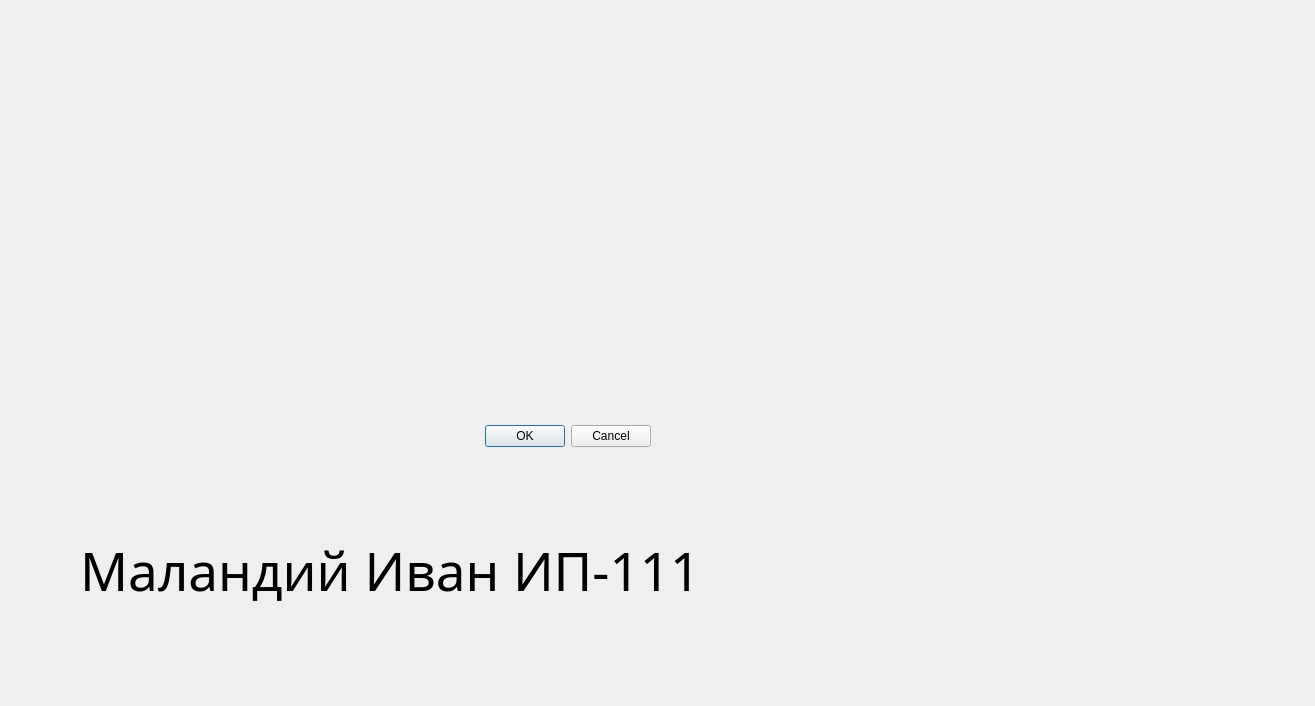
<?xml version="1.0" encoding="UTF-8"?>
<ui version="4.0">
 <class>Auth</class>
 <widget class="QDialog" name="Auth">
  <property name="geometry">
   <rect>
    <x>0</x>
    <y>0</y>
    <width>1315</width>
    <height>706</height>
   </rect>
  </property>
  <property name="windowTitle">
   <string>Информация об авторах</string>
  </property>
  <widget class="QDialogButtonBox" name="buttonBox">
   <property name="geometry">
    <rect>
     <x>310</x>
     <y>420</y>
     <width>341</width>
     <height>32</height>
    </rect>
   </property>
   <property name="orientation">
    <enum>Qt::Horizontal</enum>
   </property>
   <property name="standardButtons">
    <set>QDialogButtonBox::Cancel|QDialogButtonBox::Ok</set>
   </property>
  </widget>
  <widget class="QLabel" name="label">
   <property name="geometry">
    <rect>
     <x>40</x>
     <y>20</y>
     <width>441</width>
     <height>291</height>
    </rect>
   </property>
   <property name="text">
    <string/>
   </property>
   <property name="pixmap">
    <pixmap>1_1.bmp</pixmap>
   </property>
   <property name="scaledContents">
    <bool>true</bool>
   </property>
  </widget>
  <widget class="QLabel" name="label_2">
   <property name="geometry">
    <rect>
     <x>80</x>
     <y>490</y>
     <width>921</width>
     <height>161</height>
    </rect>
   </property>
   <property name="font">
    <font>
     <family>Nirmala UI Semilight</family>
     <pointsize>40</pointsize>
    </font>
   </property>
   <property name="text">
    <string>Маландий Иван ИП-111</string>
   </property>
   <property name="textFormat">
    <enum>Qt::RichText</enum>
   </property>
   <property name="scaledContents">
    <bool>false</bool>
   </property>
   <property name="wordWrap">
    <bool>false</bool>
   </property>
   <property name="buddy">
    <cstring></cstring>
   </property>
  </widget>
 </widget>
 <resources/>
 <connections>
  <connection>
   <sender>buttonBox</sender>
   <signal>accepted()</signal>
   <receiver>Auth</receiver>
   <slot>accept()</slot>
   <hints>
    <hint type="sourcelabel">
     <x>248</x>
     <y>254</y>
    </hint>
    <hint type="destinationlabel">
     <x>157</x>
     <y>274</y>
    </hint>
   </hints>
  </connection>
  <connection>
   <sender>buttonBox</sender>
   <signal>rejected()</signal>
   <receiver>Auth</receiver>
   <slot>reject()</slot>
   <hints>
    <hint type="sourcelabel">
     <x>316</x>
     <y>260</y>
    </hint>
    <hint type="destinationlabel">
     <x>286</x>
     <y>274</y>
    </hint>
   </hints>
  </connection>
 </connections>
</ui>
